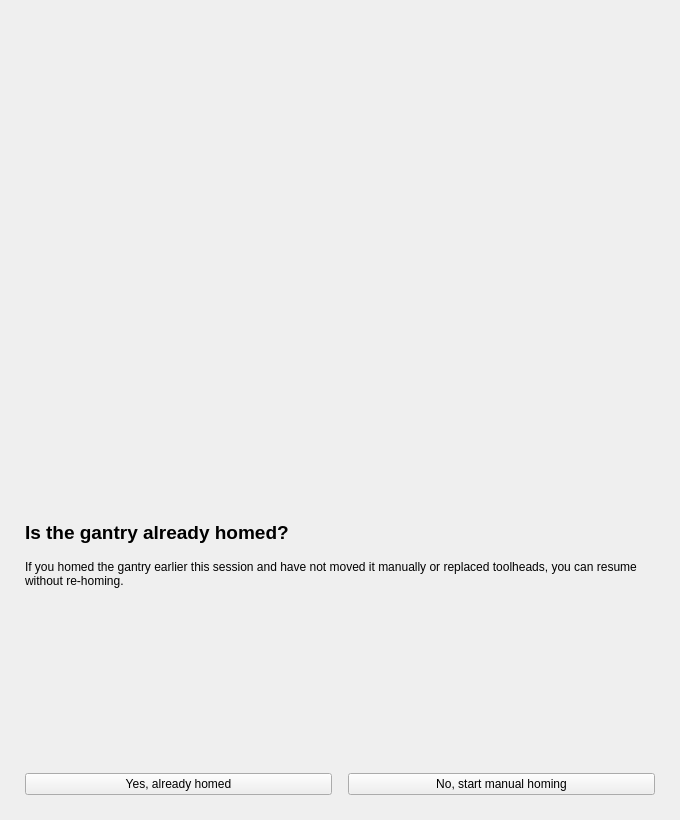
<?xml version="1.0" encoding="UTF-8"?>
<ui version="4.0">
 <class>HomingDialog</class>
 <widget class="QWidget" name="HomingDialog">
  <property name="geometry">
   <rect><x>0</x><y>0</y><width>680</width><height>820</height></rect>
  </property>
  <property name="windowTitle"><string>Gantry Homing</string></property>
  <property name="modal"><bool>true</bool></property>

  <layout class="QVBoxLayout" name="dialog_root">
   <property name="spacing"><number>12</number></property>
   <property name="leftMargin"><number>16</number></property>
   <property name="topMargin"><number>16</number></property>
   <property name="rightMargin"><number>16</number></property>
   <property name="bottomMargin"><number>16</number></property>

   <item>
    <widget class="QStackedWidget" name="page_stack">
     <property name="currentIndex"><number>0</number></property>

     <!-- ── Page 0: Ask ── -->
     <widget class="QWidget" name="page_ask">
      <layout class="QVBoxLayout" name="ask_layout">
       <property name="spacing"><number>16</number></property>

       <item>
        <layout class="QHBoxLayout">
         <item>
          <spacer>
           <property name="orientation"><enum>Qt::Orientation::Horizontal</enum></property>
           <property name="sizeHint" stdset="0"><size><width>40</width><height>20</height></size></property>
          </spacer>
         </item>
         <item>
          <widget class="QLabel" name="homing_diagram_lbl">
           <property name="minimumSize"><size><width>480</width><height>480</height></size></property>
           <property name="maximumSize"><size><width>480</width><height>480</height></size></property>
           <property name="frameShape"><enum>QFrame::Shape::NoFrame</enum></property>
           <property name="text"><string></string></property>
           <property name="alignment"><set>Qt::AlignmentFlag::AlignCenter</set></property>
          </widget>
         </item>
         <item>
          <spacer>
           <property name="orientation"><enum>Qt::Orientation::Horizontal</enum></property>
           <property name="sizeHint" stdset="0"><size><width>40</width><height>20</height></size></property>
          </spacer>
         </item>
        </layout>
       </item>

       <item>
        <widget class="QLabel" name="ask_title">
         <property name="font"><font><pointsize>14</pointsize><bold>true</bold></font></property>
         <property name="text"><string>Is the gantry already homed?</string></property>
         <property name="wordWrap"><bool>true</bool></property>
        </widget>
       </item>
       <item>
        <widget class="QLabel" name="ask_body">
         <property name="text"><string>If you homed the gantry earlier this session and have not moved it manually or replaced toolheads, you can resume without re-homing.</string></property>
         <property name="wordWrap"><bool>true</bool></property>
        </widget>
       </item>
       <item>
        <spacer>
         <property name="orientation"><enum>Qt::Orientation::Vertical</enum></property>
         <property name="sizeHint" stdset="0"><size><width>20</width><height>8</height></size></property>
        </spacer>
       </item>
       <item>
        <layout class="QHBoxLayout">
         <item>
          <widget class="QPushButton" name="already_homed_btn">
           <property name="text"><string>Yes, already homed</string></property>
          </widget>
         </item>
         <item>
          <widget class="QPushButton" name="need_homing_btn">
           <property name="text"><string>No, start manual homing</string></property>
          </widget>
         </item>
        </layout>
       </item>

      </layout>
     </widget>

     <!-- ── Page 1: Manual ── -->
     <widget class="QWidget" name="page_manual">
      <layout class="QVBoxLayout" name="manual_layout">
       <property name="spacing"><number>10</number></property>

       <item>
        <widget class="QLabel" name="manual_title">
         <property name="font"><font><pointsize>14</pointsize><bold>true</bold></font></property>
         <property name="text"><string>Manual Homing</string></property>
        </widget>
       </item>
       <item>
        <widget class="QLabel" name="manual_instruction">
         <property name="text"><string>Jog the gantry to each reference position and confirm. All axes must be confirmed before finishing.</string></property>
         <property name="wordWrap"><bool>true</bool></property>
        </widget>
       </item>

       <!-- Reference diagrams -->
       <item>
        <layout class="QHBoxLayout" name="ref_diagrams_row">
         <property name="spacing"><number>12</number></property>
         <item>
          <widget class="QLabel" name="diagram_xz_lbl">
           <property name="minimumSize"><size><width>290</width><height>200</height></size></property>
           <property name="maximumSize"><size><width>290</width><height>200</height></size></property>
           <property name="frameShape"><enum>QFrame::Shape::NoFrame</enum></property>
           <property name="text"><string></string></property>
           <property name="alignment"><set>Qt::AlignmentFlag::AlignCenter</set></property>
          </widget>
         </item>
         <item>
          <widget class="QLabel" name="diagram_y_lbl">
           <property name="minimumSize"><size><width>290</width><height>200</height></size></property>
           <property name="maximumSize"><size><width>290</width><height>200</height></size></property>
           <property name="frameShape"><enum>QFrame::Shape::NoFrame</enum></property>
           <property name="text"><string></string></property>
           <property name="alignment"><set>Qt::AlignmentFlag::AlignCenter</set></property>
          </widget>
         </item>
        </layout>
       </item>

       <!-- Jog controls (no directions diagram) -->
       <item>
        <widget class="QGroupBox" name="jog_group">
         <property name="title"><string>Jog</string></property>
         <layout class="QHBoxLayout" name="jog_outer">
          <property name="spacing"><number>16</number></property>
          <item>
           <layout class="QGridLayout" name="xy_jog_grid">
            <property name="spacing"><number>2</number></property>
            <item row="0" column="1">
             <widget class="QPushButton" name="jog_y_pos_btn">
              <property name="text"><string>▲</string></property>
             </widget>
            </item>
            <item row="1" column="0">
             <widget class="QPushButton" name="jog_x_neg_btn">
              <property name="text"><string>◄</string></property>
             </widget>
            </item>
            <item row="1" column="2">
             <widget class="QPushButton" name="jog_x_pos_btn">
              <property name="text"><string>►</string></property>
             </widget>
            </item>
            <item row="2" column="1">
             <widget class="QPushButton" name="jog_y_neg_btn">
              <property name="text"><string>▼</string></property>
             </widget>
            </item>
           </layout>
          </item>
          <item>
           <layout class="QVBoxLayout" name="z_jog_vbox">
            <item>
             <widget class="QPushButton" name="jog_z_pos_btn">
              <property name="text"><string>Z ▲</string></property>
             </widget>
            </item>
            <item>
             <widget class="QPushButton" name="jog_z_neg_btn">
              <property name="text"><string>Z ▼</string></property>
             </widget>
            </item>
           </layout>
          </item>
          <item>
           <layout class="QVBoxLayout">
            <item>
             <widget class="QLabel">
              <property name="text"><string>Step (mm)</string></property>
             </widget>
            </item>
            <item>
             <widget class="QDoubleSpinBox" name="jog_step_spin">
              <property name="minimum"><double>0.100000000000000</double></property>
              <property name="maximum"><double>50.000000000000000</double></property>
              <property name="singleStep"><double>0.500000000000000</double></property>
              <property name="value"><double>1.000000000000000</double></property>
             </widget>
            </item>
           </layout>
          </item>
         </layout>
        </widget>
       </item>

       <!-- Confirm buttons -->
       <item>
        <widget class="QGroupBox" name="confirm_group">
         <property name="title"><string>Confirm Reference Positions</string></property>
         <layout class="QGridLayout" name="confirm_grid">
          <property name="spacing"><number>6</number></property>
          <item row="0" column="0">
           <widget class="QPushButton" name="confirm_x_min_btn">
            <property name="text"><string>X Min</string></property>
           </widget>
          </item>
          <item row="0" column="1">
           <widget class="QPushButton" name="confirm_x_max_btn">
            <property name="text"><string>X Max</string></property>
           </widget>
          </item>
          <item row="1" column="0">
           <widget class="QPushButton" name="confirm_y_min_btn">
            <property name="text"><string>Y Min</string></property>
           </widget>
          </item>
          <item row="1" column="1">
           <widget class="QPushButton" name="confirm_y_max_btn">
            <property name="text"><string>Y Max</string></property>
           </widget>
          </item>
          <item row="2" column="0" colspan="2">
           <widget class="QPushButton" name="confirm_z_ref_btn">
            <property name="text"><string>Z Reference</string></property>
           </widget>
          </item>
         </layout>
        </widget>
       </item>

       <item>
        <layout class="QHBoxLayout">
         <item>
          <widget class="QPushButton" name="back_to_ask_btn">
           <property name="text"><string>← Back</string></property>
          </widget>
         </item>
         <item>
          <spacer>
           <property name="orientation"><enum>Qt::Orientation::Horizontal</enum></property>
           <property name="sizeHint" stdset="0"><size><width>40</width><height>20</height></size></property>
          </spacer>
         </item>
         <item>
          <widget class="QPushButton" name="finish_homing_btn">
           <property name="text"><string>Finish Homing ✓</string></property>
          </widget>
         </item>
        </layout>
       </item>

      </layout>
     </widget>

    </widget>
   </item>
  </layout>
 </widget>
 <resources/>
 <connections/>
</ui>
